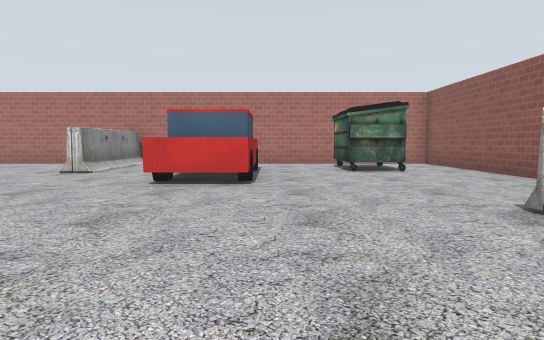
view 1 (above)

17 first-person views from a walk through a Gazebo world. The camera is 0.72 m above the floor, tilts 4° down and sees 70° across. Floor lines are 1 m apart. The floor is counted in squares, 1 m on a side. Each view is taken from the middle of a square. On the plan, view 1 faces up. The plan holds only what a view shows up to about 11 squares ahead; the rest is blank. Gazebo's built-in surfaces are drawn with simple patterns. Some stock models are drawn as simple stand-ins.

view 2
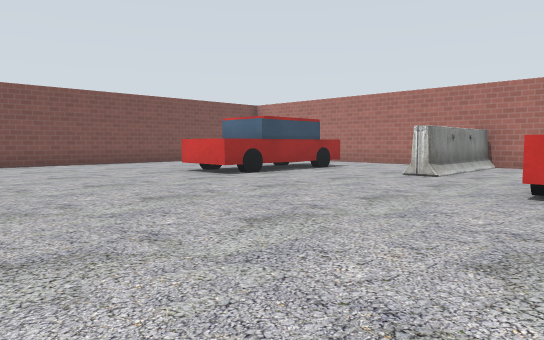

view 3
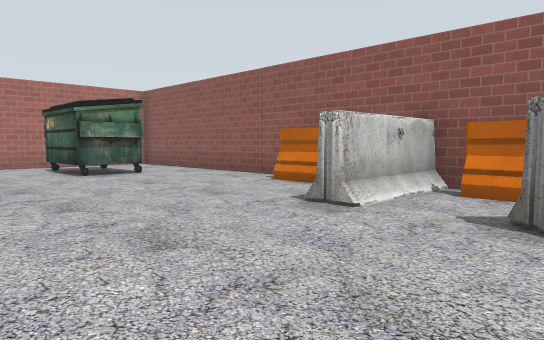

view 4
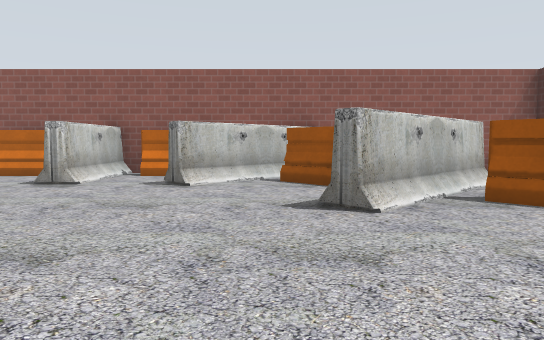

view 5
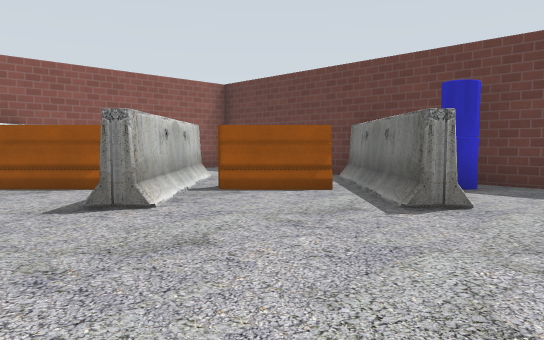

view 6
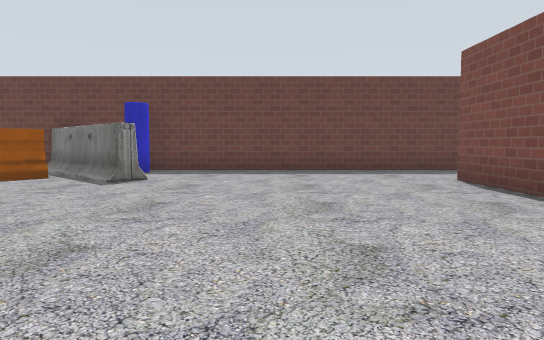

view 7
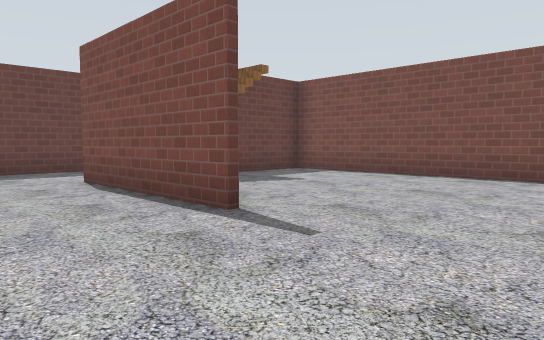

view 8
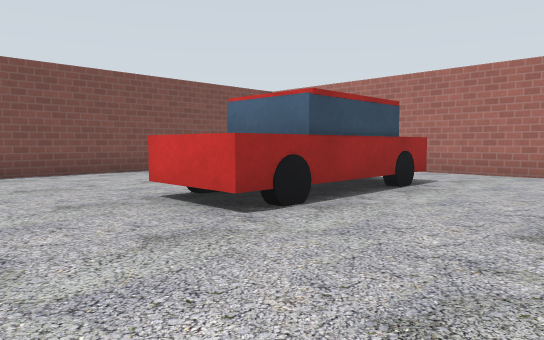

view 9
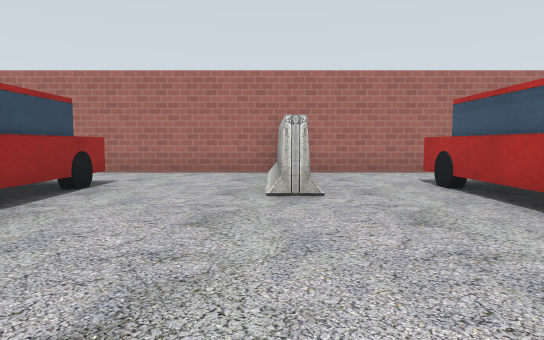

view 10
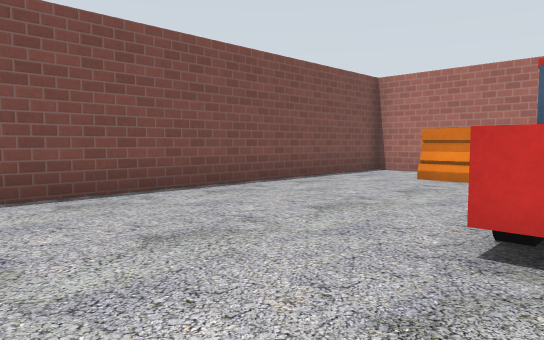

view 11
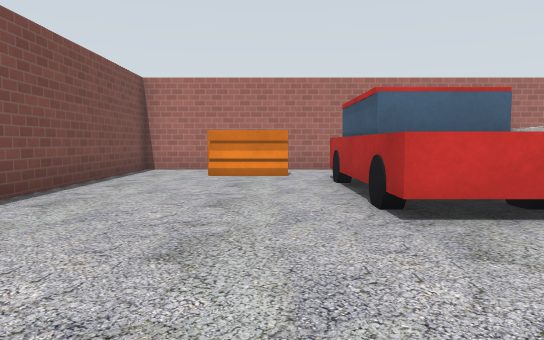

view 12
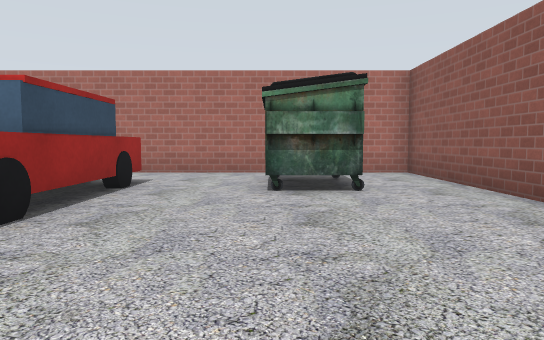

view 13
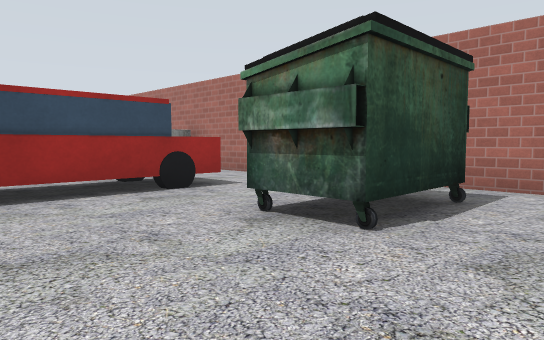

view 14
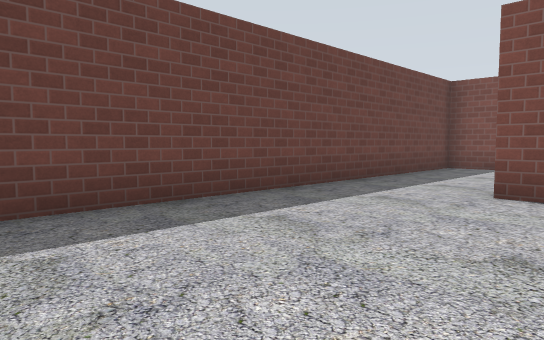

view 15
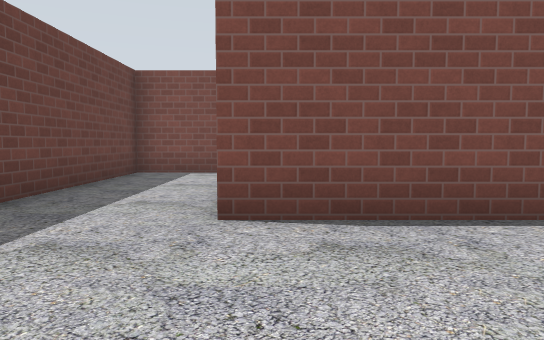

view 16
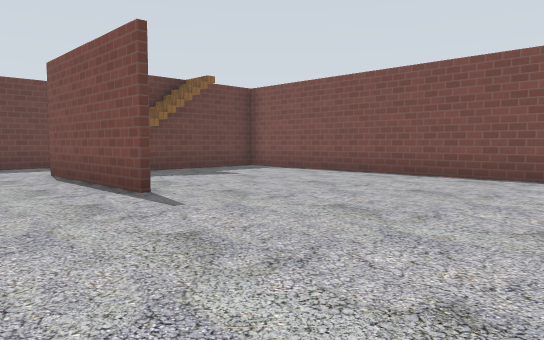

view 17
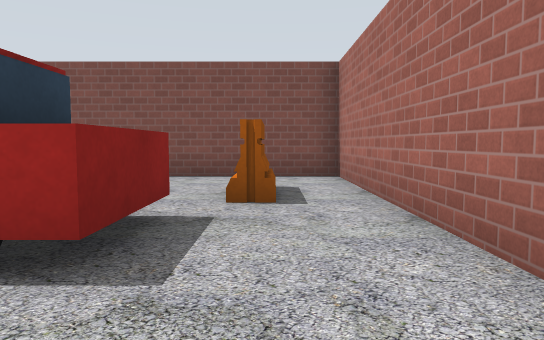

### Floor plan
Key: @ floor where view 1 was taken; # wall or solid block; . floor; B barrier; U dumpster; C car; S stairs.
Columns run from 15 left of view 1 to 6 right of it. Each row starts with its distance up from view 1.
 14 #####################
 13 #.........B..........#
 12 #..BB.....B......UU..#
 11 #....CCC..B..CC..UU..#
 10 #....CCC..B..CC..UU..#
  9 #....C C..B..CC......#
  8 #....CCC.....CC......#
  7 #....CCC.....CC......#
  6 #...................B
  5 #...................B
  4 #.................BBB
  3 #...................B
  2 #.................B.B
  1 #.................BBB
  0 #.....#........@...BB
 -1 #.....#........BB.B B
 -2 #.....#.........BB  #
 -3 ####SSS......B..BBB #
 -4 #............BBB .B #
 -5 #............BBB   .#
 -6 #.............#B#####
 -7 ##############

Where each view was taken, in squares from view 1:
view 1: 0 up, 0 right, facing up
view 2: 1 up, 1 left, facing up-left
view 3: 1 up, 1 left, facing up-right
view 4: 0 up, 4 left, facing right
view 5: 1 up, 4 left, facing down-right
view 6: 4 up, 5 left, facing down
view 7: 4 up, 6 left, facing down-left
view 8: 4 up, 5 left, facing up-left
view 9: 4 up, 5 left, facing up
view 10: 4 up, 9 left, facing up-left
view 11: 3 up, 11 left, facing up
view 12: 4 up, 2 right, facing up
view 13: 7 up, 5 right, facing up-left
view 14: 2 down, 3 left, facing down-left
view 15: 3 down, 5 left, facing left
view 16: 6 up, 6 left, facing down-left
view 17: 12 up, 6 left, facing left
